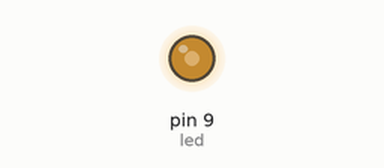
Recording of a sketch running on a simulated Arduino Uno, built with avr-gcc and run on an emulated ATmega328P. Parts: output pins drawn as LEDs (lit = HIGH).

Above: at 0.1 s.
Timing chart, 0 to 1.6 s (numbered marks = the images above):
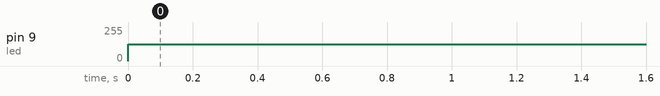

The sketch:

analogwrite.ino
```cpp
int led = 9;           // the PWM pin the LED is attached to

// the setup routine runs once when you press reset:
void setup() {
  // declare pin 9 to be an output:
  pinMode(led, OUTPUT);
}

// the loop routine runs over and over again forever:
void loop() {
  // set the brightness of pin 9:
  analogWrite(led, 125);

  delay(30);
}
```

Measured:
- by itself, pin 9 (led): 0/255 → 125/255 at 0.00 s
